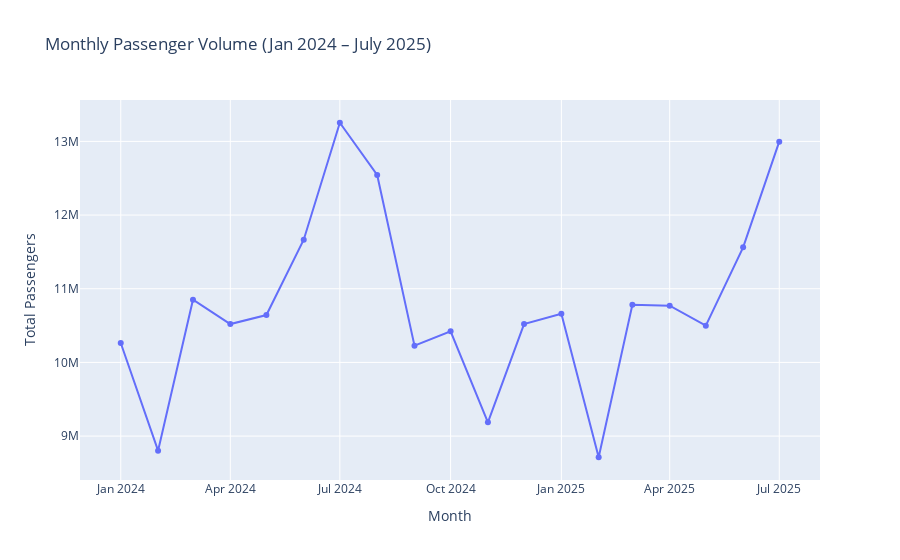

The notebook cell saved with this chart:
### Markdown cell above
To estimate the monthly rate of US-bound international passengers, we plot the data using a monthly timeline from January to July for both 2024 and 2025. This allows a direct comparison of passenger volumes across the same period in each year.

In this step, we also calculate the year-on-year (YoY) change for each month (January–July), showing how 2025 passenger levels differ from those in 2024:

### Code cell
# Plot the Line Chart
import plotly.express as px

fig = px.line(
    df_monthly,
    x="DATE",
    y="PASSENGERS",
    title="Monthly Passenger Volume (Jan 2024 – July 2025)",
    markers=True,
)

fig.update_layout(
    xaxis_title="Month", yaxis_title="Total Passengers", hovermode="x unified"
)

fig.show()

### Figure 1 — Plotly figure (JSON) as saved in the notebook; plotly's stock layout.template omitted (floating-point values rounded to 4 significant figures)
{"data": [{"hovertemplate": "DATE=%{x}<br>PASSENGERS=%{y}<extra></extra>", "legendgroup": "", "line": {"color": "#636efa", "dash": "solid"}, "marker": {"symbol": "circle"}, "mode": "lines+markers", "name": "", "orientation": "v", "showlegend": false, "type": "scatter", "x": ["2024-01-01T00:00:00.000000000", "2024-02-01T00:00:00.000000000", "2024-03-01T00:00:00.000000000", "2024-04-01T00:00:00.000000000", "2024-05-01T00:00:00.000000000", "2024-06-01T00:00:00.000000000", "2024-07-01T00:00:00.000000000", "2024-08-01T00:00:00.000000000", "2024-09-01T00:00:00.000000000", "2024-10-01T00:00:00.000000000", "2024-11-01T00:00:00.000000000", "2024-12-01T00:00:00.000000000", "2025-01-01T00:00:00.000000000", "2025-02-01T00:00:00.000000000", "2025-03-01T00:00:00.000000000", "2025-04-01T00:00:00.000000000", "2025-05-01T00:00:00.000000000", "2025-06-01T00:00:00.000000000", "2025-07-01T00:00:00.000000000"], "xaxis": "x", "y": [10260000.0, 8802000.0, 10850000.0, 10520000.0, 10640000.0, 11670000.0, 13250000.0, 12540000.0, 10230000.0, 10420000.0, 9187000.0, 10520000.0, 10660000.0, 8713000.0, 10780000.0, 10770000.0, 10500000.0, 11560000.0, 13000000.0], "yaxis": "y"}], "layout": {"hovermode": "x unified", "legend": {"tracegroupgap": 0}, "title": {"text": "Monthly Passenger Volume (Jan 2024 – July 2025)"}, "xaxis": {"anchor": "y", "domain": [0, 1], "title": {"text": "Month"}}, "yaxis": {"anchor": "x", "domain": [0, 1], "title": {"text": "Total Passengers"}}}}
